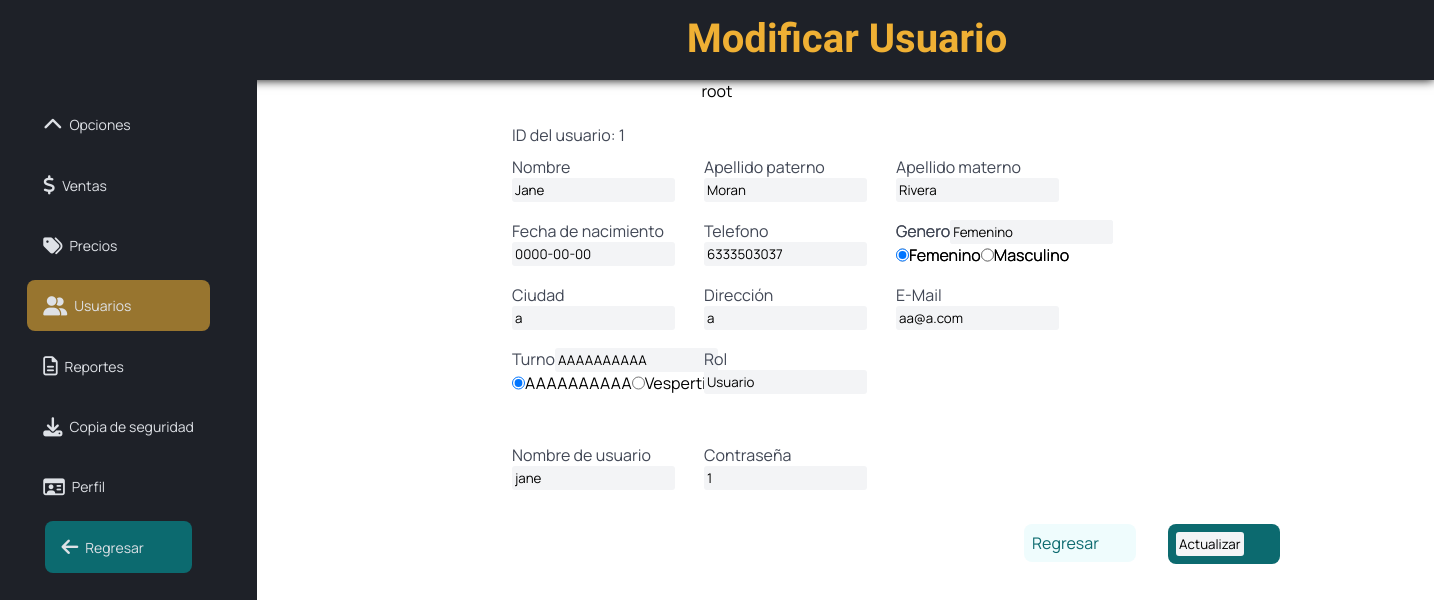
Screenshot of /EditarUsuario.php?idEmp=1 with the database file from the repository.
### tables this page shows
CREATE TABLE `tusuario` (
  `idEmp` int(11) NOT NULL,
  `nombreEmp` varchar(60) NOT NULL,
  `apellidoPEmp` varchar(60) DEFAULT NULL,
  `apellidoMEmp` varchar(60) DEFAULT NULL,
  `fechaNacEmp` date NOT NULL,
  `telEmp` bigint(20) NOT NULL,
  `generoEmp` varchar(12) NOT NULL,
  `emailEmp` varchar(50) NOT NULL,
  `direccionEmp` varchar(60) NOT NULL,
  `ciudadEmp` varchar(60) NOT NULL,
  `turnoEmp` varchar(10) NOT NULL,
  `rolEmp` varchar(20) NOT NULL,
  `idloginEmp` varchar(15) NOT NULL,
  `passEmp` varchar(60) NOT NULL,
  `fIngreso` date NOT NULL
);

### Connection/conexion.php (called while the page is built, shortened)
<?php
$user = "root";
?>

### EditarUsuario.php (the view, shortened to what this page needs)
<?php
include("connection/conexion.php");
?>
<!DOCTYPE html>
<html lang="en">
<head>
   <link href="https://cdnjs.cloudflare.com/ajax/libs/font-awesome/6.4.0/css/all.min.css" rel="stylesheet">
   <link rel="stylesheet" href="css/estilos.css"/>
</head>
<body>
    <header>
        <ul class="navig">
            <li><a>Modificar Usuario</a></li>
        </ul>
    </header>
    <div class="barralateral">
        <div class="logo"></div>
            <ul class="menu" id ="dropdown">
                <li class="list_btn">
                    <a href="#">
                        <i class="fa-solid fa-chevron-up"></i>
                        <span>Opciones</span>
                    </a>
                </li>
                <li>
                    <a href="Admin_Ventas.html">
                        <i class="fa-solid fa-dollar-sign"></i>
                        <span>Ventas</span>
                    </a>
                </li>
                <li>
                    <a href="Admin_Precios.html">
                        <i class="fa-solid fa-tags"></i>
                        <span>Precios</span>
                    </a>
                </li>
                <li  class="activo">
                    <a href="Admin_Usuarios.php">
                        <i class="fa-solid fa-user-group"></i>
                        <span>Usuarios</span>
                    </a>
                </li>
                <li>
                    <a href="Admin_Reportes.html">
                        <i class="fa-regular fa-file-lines"></i>
                        <span>Reportes</span>
                    </a>
                </li>
                <li>
                    <a href="Admin_CopiasSeg.html">
                        <i class="fa-solid fa-download"></i>
                        <span>Copia de seguridad</span>
                    </a>
                </li>
                <li>
                    <a href="Admin_Perfil.html">
                        <i class="fa-regular fa-id-card"></i>
                        <span>Perfil</span>
                    </a>
                </li>
                <button class="regresar">
                    <a href="adminMenu.php">
                        <i class="fa-solid fa-arrow-left"></i>
                        <span>Regresar</span>
                    </a>
            </ul>
    </div>
    <?php
echo $user;
        if(isset($_POST['editarUsuario'])){
            $idEmp = $_POST['idEmp'];
            $nombreEmp = $_POST['nombreEmp'];
            $apellidoPEmp = $_POST['apellidoPEmp'];
            $apellidoMEmp = $_POST['apellidoMEmp'];
            $fechaNacEmp = $_POST['fechaNacEmp'];
            $telEmp = $_POST['telEmp'];
            $generoEmp = $_POST['generoEmp'];
            $ciudadEmp = $_POST['ciudadEmp'];
            $direccionEmp = $_POST['direccionEmp'];
            $emailEmp = $_POST['emailEmp'];
            $turnoEmp = $_POST['turnoEmp'];
            $rolEmp = $_POST['rolEmp'];
            $idloginEmp = $_POST['idloginEmp'];
            $passEmp = $_POST['passEmp'];
            $sql ="update tusuario set nombreEmp='".$nombreEmp."',apellidoPEmp='".$apellidoPEmp."',apellidoMEmp='".$apellidoMEmp."',fechaNacEmp='".$fechaNacEmp."',telEmp='".$telEmp."
            ',generoEmp='".$generoEmp."',ciudadEmp='".$ciudadEmp."',direccionEmp='".$direccionEmp."',emailEmp='".$emailEmp."',turnoEmp='".$turnoEmp."
            ',rolEmp='".$rolEmp."',idloginEmp='".$idloginEmp."',passEmp='".$passEmp."'where idEmp ='".$idEmp."'";
            $resultado=mysqli_query($conexion,$sql);
            if($resultado){
                echo "<script language ='JavaScript'>
                alert('Se actualizó el usuario correctamente.');
                location.assign('Admin_Usuarios.php');
                </script>";
            }else{
                echo "<script language ='JavaScript'>
                alert('No se actualizó el usuario.');
                location.assign('Admin_Usuarios.php');
                </script>";
            }
            mysqli_close($conexion);
        }else{
            $idEmp =$_GET['idEmp'];
            $sql="select * from tusuario where idEmp ='".$idEmp ."'";
            $resultado=mysqli_query($conexion,$sql);
            $filas=mysqli_fetch_assoc($resultado);
            $nombreEmp = $filas["nombreEmp"];
            $apellidoPEmp = $filas["apellidoPEmp"];
            $apellidoMEmp = $filas["apellidoMEmp"];
            $fechaNacEmp = $filas["fechaNacEmp"];
            $telEmp = $filas["telEmp"];
            $generoEmp = $filas["generoEmp"];
            $ciudadEmp = $filas["ciudadEmp"];
            $direccionEmp = $filas["direccionEmp"];
            $emailEmp = $filas["emailEmp"];
            $turnoEmp = $filas["turnoEmp"];
            $rolEmp = $filas["rolEmp"];
            $idloginEmp = $filas["idloginEmp"];
            $passEmp = $filas["passEmp"];
    ?>
    <form action="<?=$_SERVER['PHP_SELF']?>" method="POST">
    <br>
    <div class="TEditar">
    <div class="Did">
    <label>ID del usuario: <?php echo $idEmp; ?></label><br><br>
    </div>
    <div class="DNombre">
        <label>Nombre </label>
        <input type="text" name="nombreEmp" value="<?php echo $nombreEmp; ?>"> <br>
    </div>
    <div class="DPAT">
        <label>Apellido paterno </label>
        <input type="text" name="apellidoPEmp" value="<?php echo $apellidoPEmp; ?>"> <br>
    </div>
    <div class="DMAT">
        <label>Apellido materno </label>
        <input type="text" name="apellidoMEmp" value="<?php echo $apellidoMEmp; ?>"> <br>
    </div>
    <div class="DFecha">
    <label>Fecha de nacimiento </label>
    <input type="text" name="fechaNacEmp" value="<?php echo $fechaNacEmp; ?>"> <br>
    </div>
    <div class="DTel">
    <label>Telefono </label>
    <input type="text" name="telEmp" value="<?php echo $telEmp; ?>"> <br>
    </div>
    <div class="DgeneroLab">
    <label>Genero </label>
    <input type="text" name="generoEmp" value="<?php echo $generoEmp; ?>"> <br>
    </div>
    <div class="DGeneroInputs">
        <input type="radio" name="generoEmp" value="Femenino" <?php if($generoEmp == "Femenino") echo "checked";?>>Femenino
        <input type="radio" name="generoEmp" value="Masculino" <?php if($generoEmp == "Masculino") echo "checked";?>>Masculino
    </div>
    <div class="Dciudad">
    <label>Ciudad </label>
    <input type="text" name="ciudadEmp" value="<?php echo $ciudadEmp; ?>"> <br>
    </div>
    <div class="DDire">
    <label>Dirección </label>
    <input type="text" name="direccionEmp" value="<?php echo $direccionEmp; ?>"> <br>
    </div>
    <div class="DEmail">
    <label>E-Mail </label>
    <input type="text" name="emailEmp" value="<?php echo $emailEmp; ?>"> <br>
    </div>
    <div class="DgeneroLab">
    <label>Genero </label>
    <input type="text" name="generoEmp" value="<?php echo $generoEmp; ?>"> <br>
    </div>
    <div class="DGeneroInputs">
        <input type="radio" name="generoEmp" value="Femenino" <?php if($generoEmp == "Femenino") echo "checked";?>>Femenino
        <input type="radio" name="generoEmp" value="Masculino" <?php if($generoEmp == "Masculino") echo "checked";?>>Masculino
    </div>
    <div class="DTurno">
    <label>Turno </label>
    <input type="text" name="turnoEmp" value="<?php echo $turnoEmp; ?>"> <br>
    </div>
    <div class="DTurnoInputs">
    <input type="radio" name="turnoEmp" value="AAAAAAAAAA" <?php if($turnoEmp == "AAAAAAAAAA") echo "checked";?>>AAAAAAAAAA
    <input type="radio" name="turnoEmp" value="Vespertino" <?php if($turnoEmp == "Vespertino") echo "checked";?>>Vespertino
</div>
    <div class="DRol">
    <label>Rol </label>
    <input type="text" name="rolEmp" value="<?php echo $rolEmp; ?>"> <br>
    </div>
    <div class="DLogin">
    <label>Nombre de usuario </label>
    <input type="text" name="idloginEmp" value="<?php echo $idloginEmp; ?>"> <br>
    </div>
    <div class="DContra">
    <label>Contraseña </label>
    <input type="text" name="passEmp" value="<?php echo $passEmp; ?>"> <br>
    </div>
    <div class="BotonCan">
        <a href="Admin_Usuarios.php">Regresar</a>
        </div>
        <div class="BotonAgg">
    <input type="submit" name ="editarUsuario" value="Actualizar">
        </div >
    </form>
    <?php
}?>
</body>
</html>

### Css/estilos.css (style rules this page uses)
* { margin: 0; padding: 0; border: none; outline: none; box-sizing: border-box; font-family: "Manrope", sans-serif; }
body { background: #fff; padding: 0; margin: 0; overflow-x: hidden; text-align: center; }
.navig { background-color:rgba(30, 33, 40,255) ; padding: 15px; box-shadow: 0 0 10px #000; height: 80px; }
.navig li { display: absolute; padding-left: 260px; }
.navig li a { color: #EFB034; text-decoration: none; font-size: 40px; font-family: "Lexend"; font-weight: bold; }
.barralateral { position: absolute; top: 0; bottom: 0; left: 0; width: 257px; height: 100vh; padding: 50px 1.7rem; color: #fff; overflow: hidden; transition: all 0.5s linear; background: rgba(30, 33, 40,255); }
.logo { height: 40px; padding: 16px; }
.menu { height: 88%; width: max-content; position: relative; list-style: none; padding: 0; }
.menu li { padding: 1rem; margin: 5% 0; border-radius: 8px; transition: all 0.5s ease-in-out; }
.menu li:hover, .activo { background: #EFB03495; }
.activo { color: #000; }
.menu a { color: #DEE1E6; font-size: 14px; text-decoration: none; display:flex; align-items: center; gap: 7px; }
.menu a span { overflow: hidden; }
.menu a i { font-size: 1.2rem; }
.regresar { padding: 1rem; margin: 0% 0; border-radius: 8px; transition: all 0.5s ease-in-out; position:sticky; bottom: 0px; left: 15px; background: #0C6A6F; width: 80%; }
input { border: 3px solid #f3f4f6; background-color:#f3f4f6 ; box-sizing: border-box; color: #000; border-radius: 3px; }
label { position: relative; color: #424856; text-align: left; }
.TEditar { display: flex; position:relative; left: 14rem; flex-direction: column; }
.Did { display: flex; position: absolute; left: 18rem; flex-direction: column; }
.DNombre { display: flex; position: absolute; top: 2rem; left: 18rem; flex-direction: column; }
.DPAT { display: flex; position: absolute; top: 2rem; left: 30rem; flex-direction: column; }
.DMAT { display: flex; position: absolute; top: 2rem; left: 42rem; flex-direction: column; }
.DFecha { display: flex; position: absolute; top: 6rem; left: 18rem; flex-direction: column; }
.DTel { display: flex; position: absolute; top: 6rem; left: 30rem; flex-direction: column; }
.DgeneroLab { display: flex; position: absolute; top: 6rem; left: 42rem; flex-direction:row; }
.DGeneroInputs { display: flex; position: absolute; top: 7.5rem; left: 42rem; flex-direction:row; }
.Dciudad { display: flex; position: absolute; top: 10rem; left: 18rem; flex-direction: column; }
.DDire { display: flex; position: absolute; top: 10rem; left: 30rem; flex-direction: column; }
.DEmail { display: flex; position: absolute; top: 10rem; left: 42rem; flex-direction: column; }
.DTurno { display: flex; position: absolute; top: 14rem; left: 18rem; flex-direction:row; }
.DTurnoInputs { display: flex; position: absolute; top: 15.5rem; left: 18rem; flex-direction:row; }
.DRol { display: flex; position: absolute; top: 14rem; left: 30rem; flex-direction: column; }
.DLogin { display: flex; position: absolute; top: 20rem; left: 18rem; flex-direction: column; }
.DContra { display: flex; position: absolute; top: 20rem; left: 30rem; flex-direction: column; }
.BotonCan { display: flex; padding: .5rem; margin: 0% 0; border-radius: 8px; display: flex; position: absolute; top: 25rem; left: 50rem; background: #effcfd; width: 7rem; }
.BotonCan a { text-decoration: none; color: #0C6A6F; }
.BotonAgg { display: flex; padding: .5rem; margin: 0% 0; border-radius: 8px; display: flex; position: absolute; top: 25rem; left: 59rem; background: #0C6A6F; color: #effcfd; width: 7rem; }

### rows the page displays
tusuario: nombreEmp "Jane", apellidoPEmp "Moran", apellidoMEmp "Rivera", fechaNacEmp "0000-00-00", telEmp "6333503037", ciudadEmp "a", direccionEmp "a", emailEmp "aa@a.com", generoEmp "Femenino", generoEmp "☑", turnoEmp "AAAAAAAAAA", turnoEmp "☑", rolEmp "Usuario", idloginEmp "jane", passEmp "1"

### other values shown
$user "root"
$idEmp "1"
